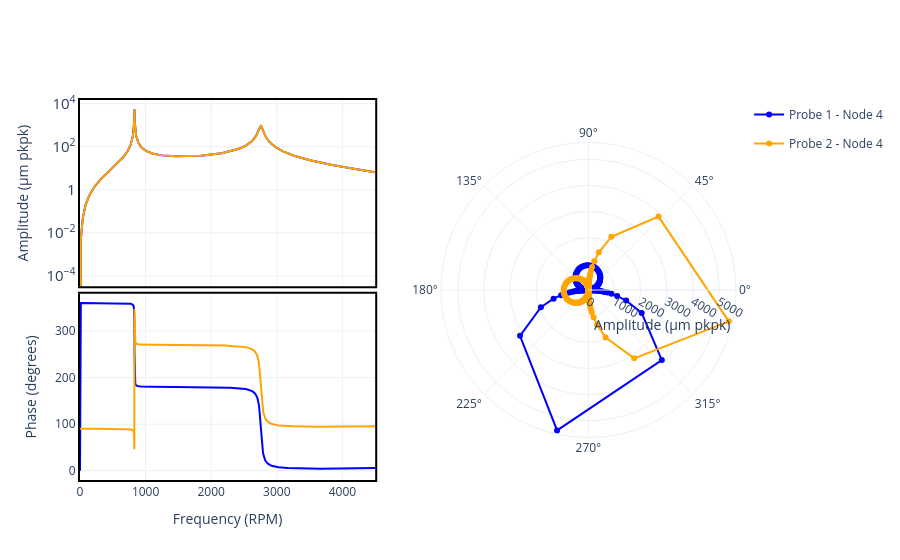

Here is the notebook cell this chart was saved with:
### Code cell
# changing to log scale
fig.update_layout(
    yaxis=dict(
        # title='Amplitude (µm pkpk)',
        type="log",
        # range=[-9, -1]  # log range: 10^-9, 10^-1
    )
)

### Figure 1 — Plotly figure (JSON) as saved in the notebook; plotly's stock layout.template omitted (floating-point values rounded to 4 significant figures; data arrays with more than 128 entries replaced by an {"elided": "..."} marker saying what was removed)
{"data": [{"hovertemplate": "Frequency (RPM): %{x:.2f}<br>Amplitude (µm pkpk): %{y:.2e}", "legendgroup": "Probe 1 - Node 4", "line": {"color": "blue"}, "mode": "lines", "name": "Probe 1 - Node 4", "showlegend": false, "type": "scatter", "x": {"elided": "2451 float values"}, "xaxis": "x", "y": {"elided": "2451 float values"}, "yaxis": "y"}, {"hovertemplate": "Frequency (RPM): %{x:.2f}<br>Amplitude (µm pkpk): %{y:.2e}", "legendgroup": "Probe 2 - Node 4", "line": {"color": "orange"}, "mode": "lines", "name": "Probe 2 - Node 4", "showlegend": false, "type": "scatter", "x": {"elided": "2451 float values"}, "xaxis": "x", "y": {"elided": "2451 float values"}, "yaxis": "y"}, {"hovertemplate": "Frequency (RPM): %{x:.2f}<br>Phase (degrees): %{y:.2e}", "legendgroup": "Probe 1 - Node 4", "line": {"color": "blue"}, "mode": "lines", "name": "Probe 1 - Node 4", "showlegend": false, "type": "scatter", "x": {"elided": "2451 float values"}, "xaxis": "x2", "y": {"elided": "2451 float values"}, "yaxis": "y2"}, {"hovertemplate": "Frequency (RPM): %{x:.2f}<br>Phase (degrees): %{y:.2e}", "legendgroup": "Probe 2 - Node 4", "line": {"color": "orange"}, "mode": "lines", "name": "Probe 2 - Node 4", "showlegend": false, "type": "scatter", "x": {"elided": "2451 float values"}, "xaxis": "x2", "y": {"elided": "2451 float values"}, "yaxis": "y2"}, {"customdata": {"elided": "2451 float values"}, "hovertemplate": "Amplitude (µm pkpk): %{r:.2e}<br>Phase: %{theta:.2f}<br>Frequency (RPM): %{customdata:.2f}", "legendgroup": "Probe 1 - Node 4", "line": {"color": "blue"}, "marker": {"color": "blue"}, "mode": "lines+markers", "name": "Probe 1 - Node 4", "r": {"elided": "2451 float values"}, "showlegend": true, "subplot": "polar", "theta": {"elided": "2451 float values"}, "thetaunit": "degrees", "type": "scatterpolar"}, {"customdata": {"elided": "2451 float values"}, "hovertemplate": "Amplitude (µm pkpk): %{r:.2e}<br>Phase: %{theta:.2f}<br>Frequency (RPM): %{customdata:.2f}", "legendgroup": "Probe 2 - Node 4", "line": {"color": "orange"}, "marker": {"color": "orange"}, "mode": "lines+markers", "name": "Probe 2 - Node 4", "r": {"elided": "2451 float values"}, "showlegend": true, "subplot": "polar", "theta": {"elided": "2451 float values"}, "thetaunit": "degrees", "type": "scatterpolar"}], "layout": {"polar": {"angularaxis": {"thetaunit": "degrees"}, "domain": {"x": [0.55, 1], "y": [0, 1]}, "radialaxis": {"exponentformat": "power", "title": {"text": "Amplitude (µm pkpk)"}}}, "xaxis": {"anchor": "y", "domain": [0, 0.45], "matches": "x2", "showticklabels": false}, "xaxis2": {"anchor": "y2", "domain": [0, 0.45], "range": [0, 4500], "title": {"text": "Frequency (RPM)"}}, "yaxis": {"anchor": "x", "domain": [0.51, 1], "exponentformat": "power", "title": {"text": "Amplitude (µm pkpk)"}, "type": "log"}, "yaxis2": {"anchor": "x2", "domain": [0, 0.49], "title": {"text": "Phase (degrees)"}}}}
